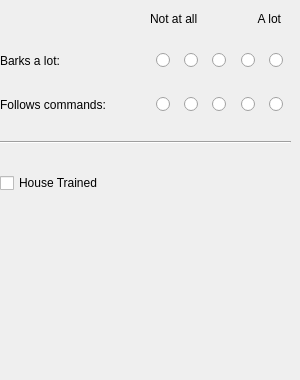
     <widget class="QWidget" name="tabDog">
      <property name="enabled">
       <bool>true</bool>
      </property>
      <property name="cursor">
       <cursorShape>ArrowCursor</cursorShape>
      </property>
      <attribute name="title">
       <string>Dog-specific</string>
      </attribute>
      <widget class="QWidget" name="widget_4" native="true">
       <property name="geometry">
        <rect>
         <x>0</x>
         <y>30</y>
         <width>291</width>
         <height>341</height>
        </rect>
       </property>
       <layout class="QVBoxLayout" name="verticalLayout">
        <item>
         <layout class="QHBoxLayout" name="barks">
          <item>
           <widget class="QLabel" name="lbBarks">
            <property name="minimumSize">
             <size>
              <width>150</width>
              <height>0</height>
             </size>
            </property>
            <property name="maximumSize">
             <size>
              <width>150</width>
              <height>100</height>
             </size>
            </property>
            <property name="text">
             <string>Barks a lot:</string>
            </property>
           </widget>
          </item>
          <item>
           <layout class="QHBoxLayout" name="horizontalLayout_17">
            <item>
             <widget class="QRadioButton" name="rbBarks1">
              <property name="text">
               <string/>
              </property>
              <attribute name="buttonGroup">
               <string notr="true">groupBarks</string>
              </attribute>
             </widget>
            </item>
            <item>
             <widget class="QRadioButton" name="rbBarks2">
              <property name="text">
               <string/>
              </property>
              <attribute name="buttonGroup">
               <string notr="true">groupBarks</string>
              </attribute>
             </widget>
            </item>
            <item>
             <widget class="QRadioButton" name="rbBarks3">
              <property name="text">
               <string/>
              </property>
              <property name="checked">
               <bool>false</bool>
              </property>
              <attribute name="buttonGroup">
               <string notr="true">groupBarks</string>
              </attribute>
             </widget>
            </item>
            <item>
             <widget class="QRadioButton" name="rbBarks4">
              <property name="text">
               <string/>
              </property>
              <attribute name="buttonGroup">
               <string notr="true">groupBarks</string>
              </attribute>
             </widget>
            </item>
            <item>
             <widget class="QRadioButton" name="rbBarks5">
              <property name="text">
               <string/>
              </property>
              <attribute name="buttonGroup">
               <string notr="true">groupBarks</string>
              </attribute>
             </widget>
            </item>
           </layout>
          </item>
         </layout>
        </item>
        <item>
         <layout class="QHBoxLayout" name="trained">
          <item>
           <widget class="QLabel" name="lbTrained">
            <property name="minimumSize">
             <size>
              <width>150</width>
              <height>0</height>
             </size>
            </property>
            <property name="maximumSize">
             <size>
              <width>150</width>
              <height>100</height>
             </size>
            </property>
            <property name="text">
             <string>Follows commands:</string>
            </property>
           </widget>
          </item>
          <item>
           <layout class="QHBoxLayout" name="horizontalLayout_18">
            <item>
             <widget class="QRadioButton" name="rbDogTrained1">
              <property name="text">
               <string/>
              </property>
              <attribute name="buttonGroup">
               <string notr="true">groupDogTrained</string>
              </attribute>
             </widget>
            </item>
            <item>
             <widget class="QRadioButton" name="rbDogTrained2">
              <property name="text">
               <string/>
              </property>
              <attribute name="buttonGroup">
               <string notr="true">groupDogTrained</string>
              </attribute>
             </widget>
            </item>
            <item>
             <widget class="QRadioButton" name="rbDogTrained3">
              <property name="text">
               <string/>
              </property>
              <property name="checked">
               <bool>false</bool>
              </property>
              <attribute name="buttonGroup">
               <string notr="true">groupDogTrained</string>
              </attribute>
             </widget>
            </item>
            <item>
             <widget class="QRadioButton" name="rbDogTrained4">
              <property name="text">
               <string/>
              </property>
              <attribute name="buttonGroup">
               <string notr="true">groupDogTrained</string>
              </attribute>
             </widget>
            </item>
            <item>
             <widget class="QRadioButton" name="rbDogTrained5">
              <property name="text">
               <string/>
              </property>
              <attribute name="buttonGroup">
               <string notr="true">groupDogTrained</string>
              </attribute>
             </widget>
            </item>
           </layout>
          </item>
         </layout>
        </item>
        <item>
         <widget class="Line" name="line_5">
          <property name="orientation">
           <enum>Qt::Horizontal</enum>
          </property>
         </widget>
        </item>
        <item>
         <widget class="QCheckBox" name="cbBathroomTrained">
          <property name="layoutDirection">
           <enum>Qt::LeftToRight</enum>
          </property>
          <property name="autoFillBackground">
           <bool>false</bool>
          </property>
          <property name="text">
           <string>House Trained</string>
          </property>
         </widget>
        </item>
        <item>
         <widget class="QWidget" name="widget_10" native="true">
          <property name="sizePolicy">
           <sizepolicy hsizetype="Preferred" vsizetype="Preferred">
            <horstretch>0</horstretch>
            <verstretch>0</verstretch>
           </sizepolicy>
          </property>
          <property name="minimumSize">
           <size>
            <width>0</width>
            <height>125</height>
           </size>
          </property>
          <property name="maximumSize">
           <size>
            <width>16777215</width>
            <height>70</height>
           </size>
          </property>
         </widget>
        </item>
        <item>
         <layout class="QHBoxLayout" name="AltBreed_Dog"/>
        </item>
       </layout>
      </widget>
      <widget class="QLabel" name="label_7">
       <property name="geometry">
        <rect>
         <x>250</x>
         <y>10</y>
         <width>31</width>
         <height>17</height>
        </rect>
       </property>
       <property name="text">
        <string>A lot</string>
       </property>
       <property name="alignment">
        <set>Qt::AlignRight|Qt::AlignTrailing|Qt::AlignVCenter</set>
       </property>
      </widget>
      <widget class="QLabel" name="label_3">
       <property name="geometry">
        <rect>
         <x>150</x>
         <y>10</y>
         <width>71</width>
         <height>17</height>
        </rect>
       </property>
       <property name="text">
        <string>Not at all</string>
       </property>
      </widget>
     </widget>
